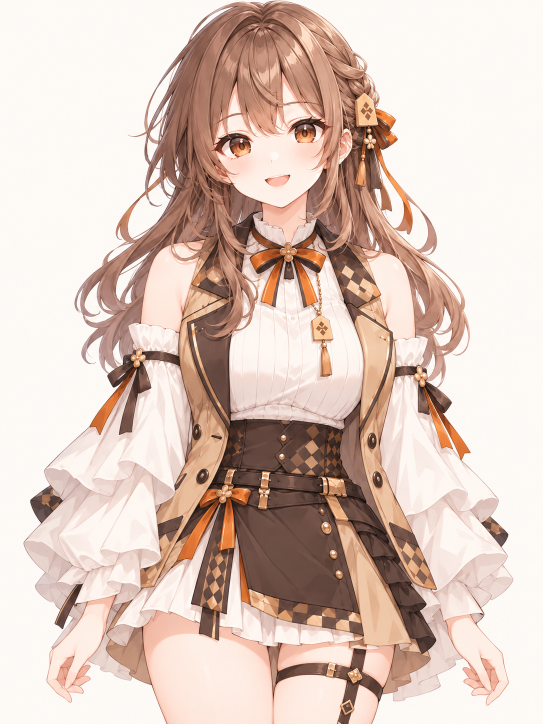
#> input picture assets/original/koma_confirmed.png, 1086 x 1448 px, found by its file name (shown at 1/2 size)
$ python build_expression_psd.py assets/original/koma_confirmed.png
#> lines starting #> are read from the running program, lines starting #| are printed output that depends on the picture; after the words box and inside, x2 and y2 are one past the last pixel; in counts of white or black regions, pixels touching at a corner belong together
### scripts/build_psd.py
#!/usr/bin/env python3
"""AI-assisted first-pass part separation for the approved VTuber illustration.

Produces 26 named, editable PSD layers. Regions are approximate polygons and
are NOT yet ready to deform in Live2D Cubism. Concealed art is not reconstructed.
"""
import argparse
import csv
import json
from pathlib import Path
import cv2
import numpy as np
from PIL import Image
from psd_writer import write_psd

ROOT = Path(__file__).resolve().parents[1]

def extract_foreground(rgb):
    """Find connected paper-colored background pixels from image borders."""
    h, w = rgb.shape[:2]
    edge = np.concatenate((rgb[:30].reshape(-1,3),rgb[:,:30].reshape(-1,3),rgb[:,-30:,:].reshape(-1,3)))
    sample = np.median(edge,axis=0).astype(np.uint8)
    lab = cv2.cvtColor(rgb, cv2.COLOR_RGB2LAB)
    bg = cv2.cvtColor(sample.reshape(1,1,3),cv2.COLOR_RGB2LAB)[0,0]
    candidate = (np.linalg.norm(lab.astype(np.float32)-bg.astype(np.float32),axis=2)<20).astype(np.uint8)
    _, labels = cv2.connectedComponents(candidate, connectivity=8)
    ids = np.unique(np.r_[labels[0],labels[-1],labels[:,0],labels[:,-1]])
    return np.where((candidate>0)&np.isin(labels,ids),0,255).astype(np.uint8)

# [44 lines left out: functions load_labels, build, not called in this run]

# [7 lines that do not run on import are left out]

### scripts/build_expression_psd.py
#!/usr/bin/env python3
"""Create expression-ready PSD draft from the approved Koma design.

Run: python scripts/build_expression_psd.py assets/original/koma_confirmed.png
Output: assets/parts/v1/.  This is a sprite prototype, NOT a Cubism rig.
Requires the validated PSD writer already in this repository.
"""
import argparse
import json
from pathlib import Path
import sys
import cv2
import numpy as np
from PIL import Image
from scipy.ndimage import gaussian_filter
from build_psd import extract_foreground, load_labels
from psd_writer import write_psd

ROOT = Path(__file__).resolve().parents[1]
REF = (1086, 1448)
REGIONS = {
    "eye_screen_left": [(367,290),(379,268),(418,254),(459,247),(503,253),(525,276),(526,304),(501,323),(445,338),(391,330),(370,307)],
    "eye_screen_right": [(534,277),(543,254),(562,241),(592,238),(619,246),(632,265),(625,287),(605,302),(573,308),(542,296)],
    "mouth": [(472,352),(486,338),(519,335),(559,334),(584,347),(590,371),(577,390),(548,398),(504,395),(476,378)],
}
LINES = {
    "eye_screen_left": [(386,293),(413,282),(444,279),(471,281),(501,289)],
    "eye_screen_right": [(542,272),(558,263),(580,259),(601,261),(625,271)],
    "mouth": [(493,360),(515,369),(538,369),(562,356)]
}

# [57 lines left out: functions feature_masks, reconstructed_skin, closed_art, preview_composite, not called in this run]

def generate(source, output, config):
    output.mkdir(parents=True,exist_ok=True)
    rgb = np.asarray(Image.open(source).convert("RGB"),np.uint8)
#> rgb is the input picture: shape (1448, 1086, 3); mean R, G, B 219.4, 198.2, 187.7
    h,w = rgb.shape[:2]
#> h = 1448; w = 1086
    alpha = extract_foreground(rgb)
#> in extract_foreground, `sample = np.median(edge,axis=0).astype(np.uint8)`: sample = [253, 249, 246]
#> in extract_foreground, `lab = cv2.cvtColor(rgb, cv2.COLOR_RGB2LAB)`: lab: shape (1448, 1086, 3); mean of channels 0, 1, 2 206.1, 134.6, 136.6
#> in extract_foreground, `bg = cv2.cvtColor(sample.reshape(1,1,3),cv2.COLOR_RGB2LAB)[0,0]`: bg = [250, 129, 130]
#> in extract_foreground, `candidate = (np.linalg.norm(lab.astype(np.float32)-bg.astype(np.float3..`:
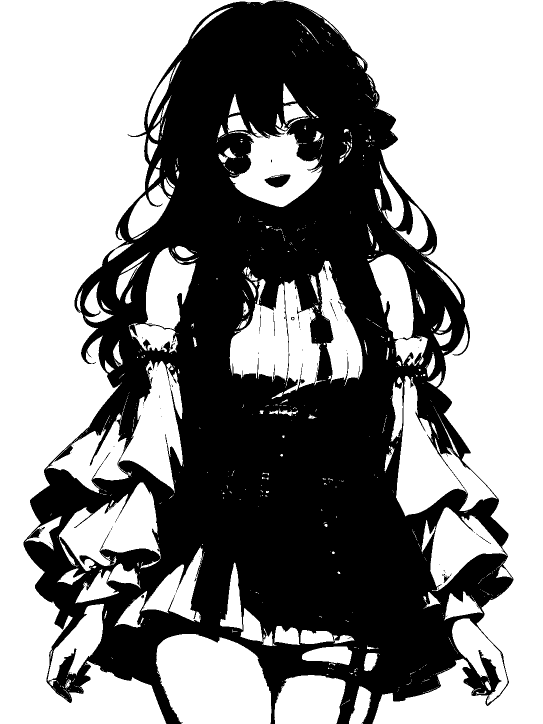
#> candidate: shape (1448, 1086) (shown at 1/2 size); values 0 (black) and 1 (white), 56.3% white; 117 black regions (106 under 20 px), largest, box (x1, y1, x2, y2) and area: (47, 1, 1027, 1448) 684927, (529, 349, 581, 375) 867, (887, 1147, 904, 1166) 86
#> in extract_foreground, `_, labels = cv2.connectedComponents(candidate, connectivity=8)`:
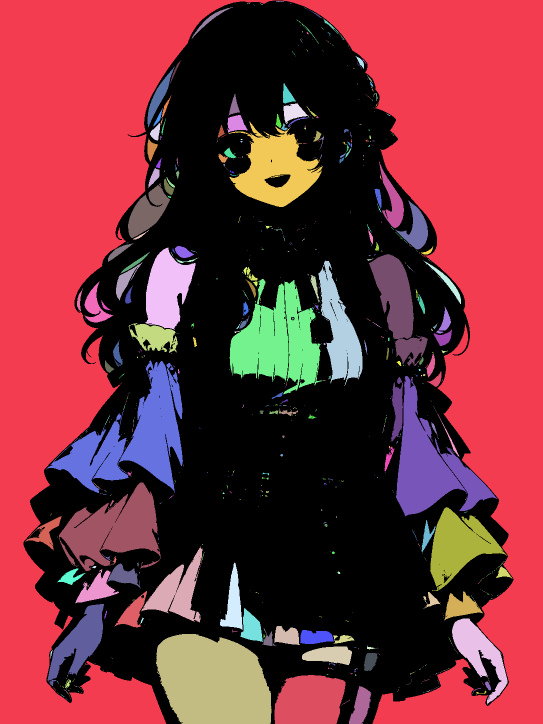
#> labels: shape (1448, 1086) int32 (shown at 1/2 size); 798 distinct labels, from 0 to 797; one colour per label, 0 black
#> in extract_foreground, `ids = np.unique(np.r_[labels[0],labels[-1],labels[:,0],labels[:,-1]])`: ids = [0, 1, 663, 722, 754]
#> in extract_foreground, `return np.where((candidate>0)&np.isin(labels,ids),0,255).astype(np.uin..`:
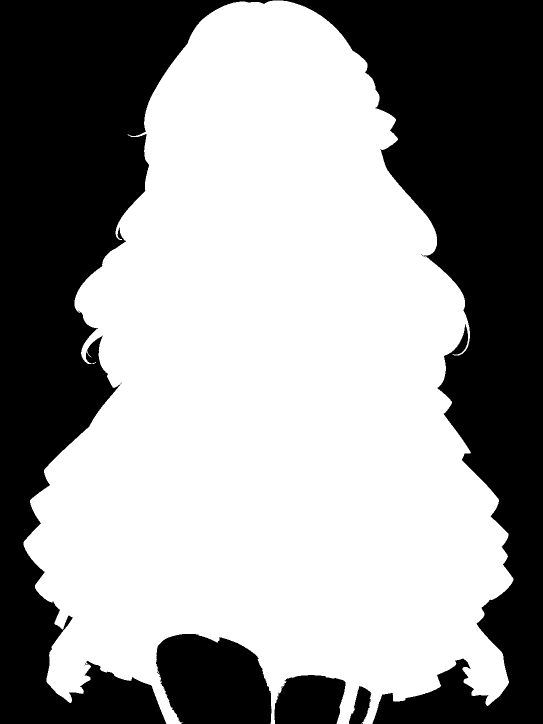
#> returned value: shape (1448, 1086) (shown at 1/2 size); 58.8% white; 4 black regions, box (x1, y1, x2, y2) and area: (0, 0, 1086, 1448) 599781, (312, 1268, 543, 1448) 33908, (549, 1350, 691, 1448) 11921, (698, 1372, 743, 1448) 2015
    composite = np.dstack((rgb,alpha))
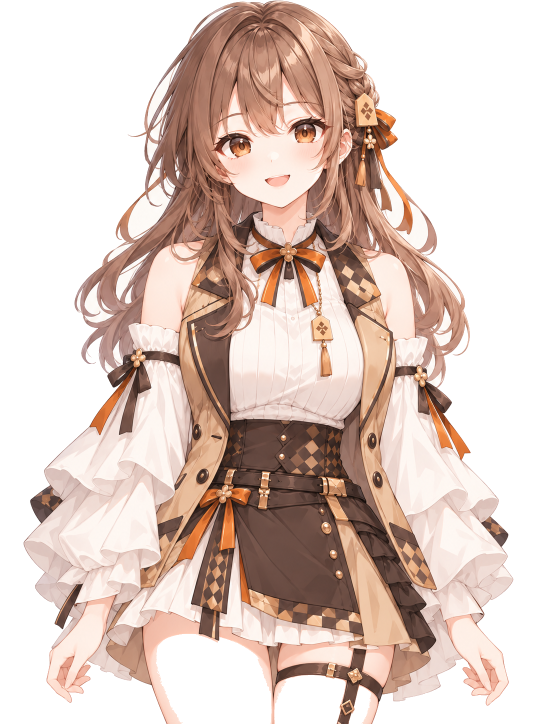
#> composite: shape (1448, 1086, 4) (shown at 1/2 size); mean R, G, B, A 219.4, 198.2, 187.7, 150; transparent parts drawn white
#> (the run stopped early here; a loop or call above may not have finished)
